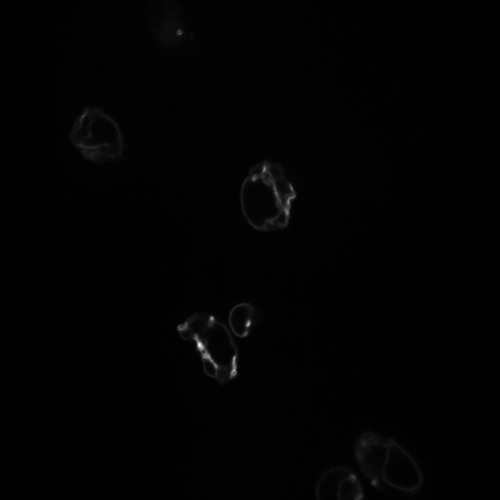
%> input picture input_image/green_channel/Day10_10_5.tif, 1000 x 1000 px (shown at 1/2 size); its folder holds only this picture in this run
$ octave example.m   (GNU Octave 9; MATLAB toolbox functions it lacks are replaced by stand-ins)
%> lines starting %> are read from the running program, lines starting %| are printed output that depends on the picture; in (x1, y1, x2, y2) boxes, pixels count from 0 and x2, y2 are one past the last pixel; in counts of white or black regions, pixels touching at a corner belong together; the program's own positions count from 1
### segment_nuclei.m
function [ image_seg] = segment_nuclei( image_g, image_r, varargin)

% *********************************************************************************
% Function:
%          Segment the nuclei using green channel image and red channel image
% Input:
%          image_g: the green channel image
%          image_r: the red channel image
%Optional input:
%          BinarizeThresh: [0,2] (default 0.8), the weight of threshold in binarization.
%                                    Set it higher if the image has high contrast, otherwise lower.
%          LHRatio: [0,1] (default 0.928), the ratio of the lowest to highest nuclear intensity.
%                         Set it higher if your image is over segmented, otherwise lower.
%          PreciseWeight: [0,1] (default 0.4), the weight of binary image in "precise
%                                   segmentation" step. If the rough boundary (output of
%                                   watershed) do not need too much modification, set it higher,
%                                   otherwise lower.
% Output:
%          image_fused: the segmented nuclei in the background of fused image
% ************************************************************************************

    w_b = 0.8;
    r = 0.928;
    w_p = 0.4;

    arg_cnt = size(varargin, 2);
    for i = 1:arg_cnt
        if strcmpi('BinarizeThresh', varargin{i})
            i = i + 1;
            w_b = varargin{i};
        elseif strcmpi('LHRatio', varargin{i})
            i = i + 1;
            r = varargin{i};
        elseif strcmpi('PreciseWeight', varargin{i})
            i = i + 1;
            w_p = varargin{i};
        end
    end

    [image_f16, image_f8] = fuse_2channel(image_g, image_r, w_b);
    image_bw = init_binarize(image_f16, w_b);
    image_seed = find_seed(image_bw, r);
    image_bw_seg = watershed_seg(image_bw, image_seed);
    [boundx, boundy ] = precise_seg(image_f16, image_bw_seg, w_p);
    image_seg = image_f8;
    for i = 1:length(boundx)
        image_seg(boundx(i),boundy(i),1) = 255;
        image_seg(boundx(i),boundy(i),2) = 255;
        image_seg(boundx(i),boundy(i),3) = 255;
    end
end

### fuse_2channel.m
function [image_f16, image_f8] = fuse_2channel(image_g, image_r, w_b)

% ***************************************************************************
% Function:
%          fuse two channel images ("Two-channel image fusion")
% Input:
%          image_g: the green channel image
%          image_r: the red channel image
%          w_b: [0,2]; the weight of threshold in binarization. Set it higher
%                   if the image has high contrast, otherwise lower.
% Output:
%          image_f16: the 16 bit fused image
%          image_f8: the 8 bit fused image (used to show to users)
% ***************************************************************************

    % binarize the green channel image
    imgG = medfilt2(image_g, [3,3]);
    imgR = medfilt2(image_r, [3,3]);
    thr = 3000;
    imageThr = imgG;
    imageThr(imgG > thr) =thr;
    thresh = graythresh(imageThr);
    imgBw = im2bw(imgG, thresh * w_b);

    imgBw = imfill(imgBw, 'holes');
    imgNewBw = ~imgBw;
    L = bwlabeln(imgNewBw);
    S = regionprops(L, 'Area');
    imgNewBw = ismember(L, find([S.Area] <= 5000));
    imgBw = imgBw | imgNewBw;
    imgBw = imfill(imgBw, 'holes');
    areaThr = 400;
    imgBw = bwareaopen(imgBw, areaThr);


    % if global threshold doesn't work, use local threshold
    if length(find(imgBw == 1)) > length(imgBw(:)) * 0.3
        imgBw = localthresh(imgG,ones(701),3,1.5,'local');
        imgBw = imfill(imgBw, 'holes');
        imgBw = bwareaopen(imgBw, areaThr);
    end

    % fuse the green channel image and red channel image
    maxG = max(imgG(:));
    maxR = max(imgR(:));
    paraG = 16000 * 0.6 / double(maxG);
    paraR = 16000 * 0.4 / double(maxR);
    imageRtemp = image_r;
    imageRtemp(imgBw == 0) = mean(image_r(:)) * 0.9;
    image_f16 = image_g * paraG + imageRtemp * paraR;

    % construct the 8 bit fused image
    image_f8 = uint8(zeros(1000,1000,3));
    image_f8(:,:,1) = ceil(double(imageRtemp) * paraR  * double(255) / double(8000));
    image_f8(:,:,2) = ceil(double(image_g) * paraG * double(255) / double(8000));
end

### init_binarize.m
function [ image_bw] = init_binarize( image, w_b)

% ***************************************************************************
% Function:
%          Binarize the image ("Thresholding segmentation")
% Input:
%          image: the target image that we use to segment nucleus;
%          w_b: [0,2]; the weight of threshold in binarization. Set it higher
%                   if the image has high contrast, otherwise lower.
% Output:
%          image_bw: logical; initial binarized image
% ***************************************************************************

    graythr = 8000;
    areaThr = 400; % the minimum size (area) of nuclei
    imageThr = image;
    imageThr(image > graythr) = graythr;
    thresh = graythresh(imageThr);
    image_bw = im2bw(image, thresh * w_b);
    image_bw = imfill(image_bw, 'holes');
    imgNewBw = ~image_bw;
    L = bwlabeln(imgNewBw);
    S = regionprops(L, 'Area');
    imgNewBw = ismember(L, find([S.Area] <= 5000));
    image_bw = image_bw | imgNewBw;
    image_bw = bwareaopen(image_bw, areaThr);
    image_bw = medfilt2(image_bw);
    se=strel('disk',5);
    image_bw=imopen(image_bw,se);
end

### find_seed.m
function [image_seed ] = find_seed(image_bw, r)

% ***************************************************************************
% Function:
%          Seed detection based on distance matrix and seed combinition
% Input:
%          image_bw: logical; initial binary image
%          r: [0,1]; the ratio of the lowest to highest foreground intensity.
%             Set it higher if your image is over segmented, otherwise lower.
% Output:
%          image_seed: logical;  seed points are true in the matrix and others are false;
% ***************************************************************************

    % compute the distance matrix
    edg = 3;  % edge length
    ahsize1 = 3;
    ahsize2 = 5;
    ghsize1 = 5;
    ghsigma = 5;
    [height, width] = size(image_bw);
    imgDistPf = logical(false(height+2*edg,width+2*edg));
    xn = edg+1:height+edg;
    yn = edg+1:width+edg;
    imgDistPf(xn,yn) = image_bw;
    imgdist = bwdist(~imgDistPf);
    imgdist = double(imgdist(xn,yn));

    ah = fspecial('average', ahsize1);
    imgdist = conv2(imgdist, ah, 'same');
    ah = fspecial('average', ahsize2);
    imgdist = conv2(imgdist, ah, 'same');
    gh = fspecial('gaussian', ghsize1, ghsigma);
    imgdist = conv2(imgdist, gh, 'same');

    % find the seeds
    [height, width] = size(imgdist);
    image_seed = imregionalmax(imgdist, 8);
    [a, b] = find(image_seed == 1);
    image_seed = logical(false(height, width));
    seedLoc = (b-1)*width + a;
    image_seed(seedLoc) = 1;
    [a, b] = find(image_seed == 1);

    % conbine some seeds
    c = [a,b];
    if length(c) > height
       image_seed(image_seed == 1) = 0;
       [a, b] = find(image_seed == 1);
       c = [a,b];
    end

    seedFlag = ones(size(a));
    if length(c(:)) > 2
        pd=pdist(c,'euclidean');
        lkg=linkage(pd,'single');
        shrn = find(lkg(:,3) <= 60);
        for i = 1:length(shrn)
            if lkg(shrn(i),1) > length(a) || lkg(shrn(i),2) > length(a)
                continue;
            end
            seed1 = floor([a(lkg(shrn(i),1)), b(lkg(shrn(i),1))]);
            seed2 = floor([a(lkg(shrn(i),2)), b(lkg(shrn(i),2))]);
            ox = floor([a(lkg(shrn(i),1)), a(lkg(shrn(i),2))]);
            oy = floor([b(lkg(shrn(i),1)), b(lkg(shrn(i),2))]);
            minSeedH = min(imgdist(seed1(1),seed1(2)), imgdist(seed2(1),seed2(2)));
            p = polyfit(ox,oy,1);
            lineX = min(seed1(1),seed2(1)) : max(seed1(1),seed2(1));
            lineY = polyval(p, lineX);
            lineX = round(lineX);
            lineY = round(lineY);
            if isnan(lineY)
                continue;
            end
            minLineH = min(min(imgdist((lineY-1)*width+lineX)));
            newx = floor(mean(ox));
            newy = floor(mean(oy));
            a(length(a)+1) = newx;
            b(length(b)+1) = newy;
            seedFlag(length(b)) = 0;

            if minLineH >= minSeedH * r && seedFlag(lkg(shrn(i),1)) == 1 && seedFlag(lkg(shrn(i),2)) == 1
                image_seed(ox,oy) = 0;
                image_seed(newx,newy) = 1;
                seedFlag(length(b)) = 1;
            end
        end
    end
end

### watershed_seg.m
function [ image_bw_seg ] = watershed_seg(image_bw, image_seed )

% ***************************************************************************
% Function:
%          use seed based watershed to segment binary image
% Input:
%          image_bw: initial binary image
%          image_seed: logical;  seed points are true in the
%                               matrix and others are false;
% Output:
%          image_bw_seg: logical; the segmented binary image (cluster splitted)
%
% ***************************************************************************

    D = -bwdist(~image_bw);
    D2 = imimposemin(D, image_seed);
    Ld2 = watershed(D2);
    image_bw_seg = image_bw;
    image_bw_seg(Ld2 == 0) = 0;
    image_bw_seg = bwareaopen(image_bw_seg, 400, 4);

end

### precise_seg.m
function [boundx, boundy ] = precise_seg (image_gray, image_bw, w_p)

% ***************************************************************************
% Function:
%          use k-means to cluster the foreground and bachground pixels
% Input:
%          image_gray: the fused image
%          image_bw: the segmented binary image
%          w_p: [0,1], the weight of binary image
% Output:
%          boundx: 1xN double, the x position of pixels on nuclear boundary
%          boundy: 1xN double, the y position of pixels on nuclear boundary
%
% ***************************************************************************

    thr = 5000;
    [bound_bg, img_conn_bg] = bwboundaries(image_bw, 4);
    [seg_img_gray, pnt_pixel_gray] = seg_image( image_gray, bound_bg, img_conn_bg, 3);
    [seg_img_bg, ~] = seg_image( image_bw, bound_bg, img_conn_bg, 3);
    boundx = [];
    boundy = [];
    bg_level = mean(image_gray(image_bw == 0)) * 2.5;

    % for each connected region, perform the k-means cluster
    for i = 1 : length(bound_bg)
        img_gray = seg_img_gray(i);
        img_gray = double(img_gray{:});
        img_gray = medfilt2(img_gray, [3,3]);
        img_bg = seg_img_bg(i);
        img_bg = double(img_bg{:});
        img_bg = medfilt2(img_bg, [3,3]);

        img_gray2 = img_gray;
        img_gray2(img_gray > thr) = thr;
        l = kmeans_cluster( img_gray2, img_bg, bg_level, w_p);
        if isempty(l)
            continue;
        end

        [cell_bound,logic] = bwboundaries(l);
        if length(find(logic==1)) < 400
            continue;
        end
        cell_bound = cell_bound(1);
        cell_bound = cell_bound{:};

        pnt = pnt_pixel_gray(i);
        pnt = pnt{:};
        xmin = min(pnt(:,1));
        ymin = min(pnt(:,2));

        a0 = (cell_bound(:,1) + xmin - 4)';
        b0 = (cell_bound(:,2) + ymin - 4)';

        boundx = [boundx,a0];
        boundy = [boundy,b0];
        clear img_gray;
    end;
end

### seg_image.m
function [ segimg, pntpx ] = seg_image( image, boundaries, logical, edge )

%**************************************************************************
% Function:
%        crop the image into some small images, each image contains only one nucleus
% Input:
%        image: an image that contains N connected region (nuclei)
%        boundaries: N x 1 cell array, each cell contains the x and y axis of boundary pixels
%        logical: logical image (output of function "bwboundaries")
%        edge: the width of egde
% Output:
%        segimg: 1 x N  cell array, each cell contains an image of an object (nucleus)
%        pntpixel: 1 x N  cell array, each cell contains the x and y axis of four corner
%                       pixels(the order is upper left, uppr right, lower left, lower right) in
%                       original image
%
%**************************************************************************

N = length(boundaries);
if N == 0
    segimg = NaN;
    pntpx = NaN;
    return;
end

pntpx = cell(1,N);
segimg = cell(1,N);
for i = 1:N
    bound = boundaries(i);
    bound = bound{:};
    maxx = max(bound(:,1));
    minx = min(bound(:,1));
    maxy = max(bound(:,2));
    miny = min(bound(:,2));

    d(1,1) = minx; d(1,2) = miny;
    d(2,1) = maxx; d(2,2) = miny;
    d(3,1) = minx; d(3,2) = maxy;
    d(4,1) = maxx; d(4,2) = maxy;
    pntpx(i) = {d};

    imgCopy = zeros(size(image));
    imgCopy(logical == i) = image(logical == i);
    imgTemp = imgCopy(minx:maxx, miny:maxy);
    img = zeros(maxx - minx + 2 * edge + 1, maxy - miny +2 * edge + 1);
    img(edge + 1 : maxx - minx + edge + 1, edge + 1: maxy - miny + edge + 1) = imgTemp;
    segimg(i) = {img};
end

### kmeans_cluster.m
 function [img_lgc] = kmeans_cluster(img_gray, img_bg, bg_level, w_p)

 %*************************************************************************
 % Function:
 %        use k-means to cluster the pixels into two groups, foreground and
 %        background groups
 % Input:
 %        img_gray: an image of one nucleus
 %        img_bg: a binary image of one nucleus
 %        bg_level: the intensity of pure intensity background
 %        w_p: [0,1]; the weight of binary image
 % Output:
 %        img_lgc: binary image of one nucleus with modified contour
 %
 %*************************************************************************

    [ny,nx] = size(img_gray);
    img_gray(img_gray == 0) = bg_level;

    d(:,1) = reshape( img_gray(:), ny*nx, 1);
    d(:,2) = reshape(img_bg(:), ny*nx, 1);
    d(:,1) = d(:,1) / max(d(:,1));
    d(:,2) = d(:,2) * w_p;
    k = 2; % number of clusters
    [img_lgc, ~] = kmeans( d, k );
    img_lgc = reshape( img_lgc, ny, nx );

    label = img_lgc(1,1);
    if label == 2
        imgFillHoles = ~imfill(~(logical(img_lgc - 1)), 'holes');
    else
        imgFillHoles = imfill(logical(img_lgc - 1), 'holes');
    end
    img_lgc = double(imgFillHoles + 1);
    clear d;

    d(:,1) = reshape( img_gray(:), ny*nx, 1);
    d(:,2) = reshape( img_lgc(:), ny*nx, 1);
    d(:,1) = d(:,1)/max(d(:,1));
    d(:,2) = d(:,2) * w_p;
    [img_lgc, ~] = kmeans( d, k );
    img_lgc = reshape( img_lgc, ny, nx );
    img_lgc = logical(img_lgc - 1);

    if img_lgc(1,1) == 1
        img_lgc = ~img_lgc;
    end

    img_lgc = bwareaopen(img_lgc, 10, 4);
    [c,d] = find(img_lgc == 1);
    if length(c) < 50
        img_lgc = [];
        return;
    end
    [x,~] = boundary(c,d,0.5);

    cs=cscvn([c(x)';d(x)']);
    kk=fnplt(cs);
    row=round(kk(1,:));
    col=round(kk(2,:));
    img_lgc =roipoly(img_lgc,col,row);
end

### example.m
%******************************************************************
%
% An example to show how to use this nuclear segmentation program
%
%******************************************************************

green_addr = 'input_image\green_channel\';
red_addr = 'input_image\red_channel\';
output_addr = 'output_image\';
addpath(genpath('..'));

out_addr = 'output_image\';
if ~exist(out_addr, 'dir')
  mkdir(out_addr);
end

Files = dir([green_addr,'*.tif']);
for i = 1:length(Files)
    file_name = Files(i).name;
    image_g = imread([green_addr, file_name]);
%> image_g is the input picture: size 1000x1000 uint16; min 404, max 12372, mean 527.3
    image_r  = imread([red_addr, file_name]);
    disp(['Processing ', file_name, '........']);
    image_seg = segment_nuclei(image_g, image_r);
%> after the loop in segment_nuclei, `for i = 1:arg_cnt`: r = 0.928; w_b = 0.8; w_p = 0.4
%> in fuse_2channel, `imageThr(imgG > thr) =thr;`:
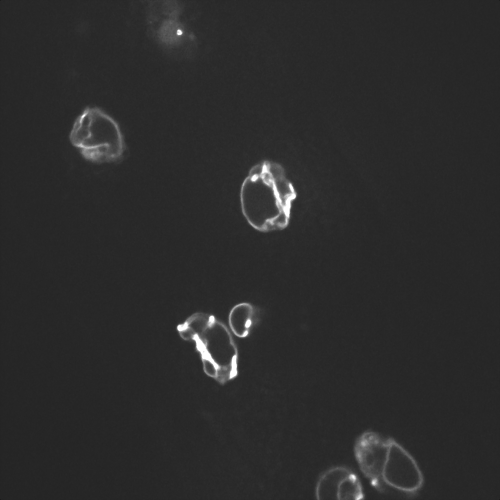
%> imageThr: size 1000x1000 uint16 (shown at 1/2 size); min 0, max 3000, mean 520.8; drawn with min black and max white
%> in fuse_2channel, `thresh = graythresh(imageThr);`: thresh = 0.0157
%> in fuse_2channel, `L = bwlabeln(imgNewBw);`:
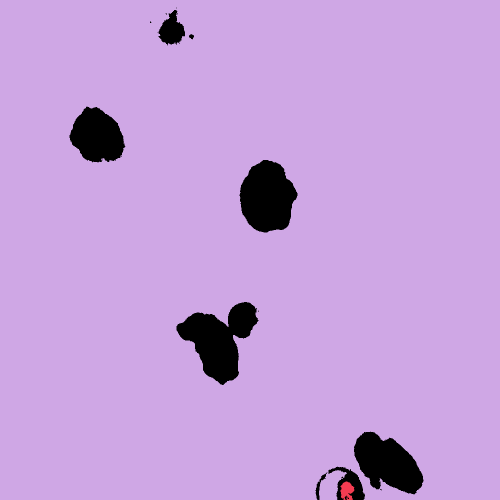
%> L: size 1000x1000 double (shown at 1/2 size); 3 distinct labels, from 0 to 2; one colour per label, 0 black
%> in fuse_2channel, `S = regionprops(L, 'Area');`: S = 2 regions; Area: 948552, 726
%> in fuse_2channel, `imgBw = bwareaopen(imgBw, areaThr);`:
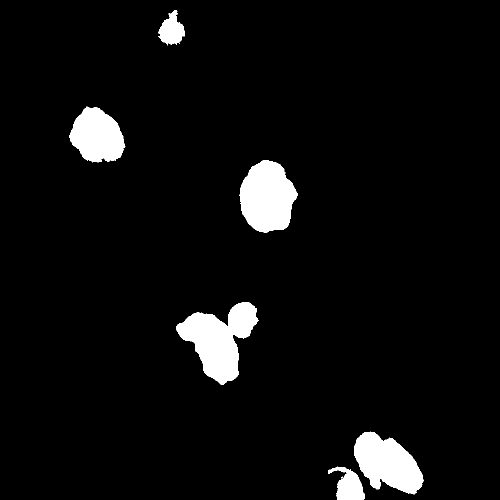
%> imgBw: size 1000x1000 logical (shown at 1/2 size); 5.1% white; 6 white regions, box (x1, y1, x2, y2) and area: (353, 604, 517, 770) 13930, (479, 320, 595, 465) 12294, (708, 863, 847, 989) 10996, (139, 213, 251, 325) 8789, (656, 933, 730, 1000) 2762, (317, 20, 370, 91) 2248
%> in fuse_2channel, `maxG = max(imgG(:));`: maxG = 11864
%> in fuse_2channel, `paraG = 16000 * 0.6 / double(maxG);`: paraG = 0.809
%> in fuse_2channel, `paraR = 16000 * 0.4 / double(maxR);`: paraR = 0.539
%> in init_binarize, `thresh = graythresh(imageThr);`: thresh = 0.0353
%> in init_binarize, `imgNewBw = ~image_bw;`:
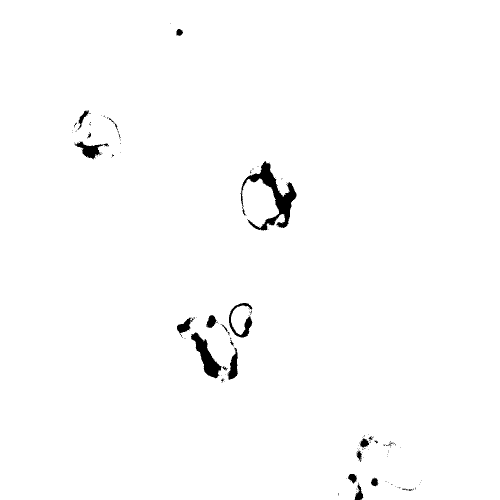
%> imgNewBw: size 1000x1000 logical (shown at 1/2 size); 98.8% white; 164 black regions (139 under 20 px), largest, box (x1, y1, x2, y2) and area: (481, 322, 593, 462) 4235, (382, 665, 443, 757) 2079, (458, 606, 505, 675) 942
%> in init_binarize, `S = regionprops(L, 'Area');`: S = 1 region; Area: 988227
%> in find_seed, `[a, b] = find(image_seed == 1);`: a = [291; 304; 657; 675; 693; 737; 747; 731; 667; 648; 356; 455; 355; 443; 409; 450]; b = [163; 181; 365; 392; 404; 424; 467; 468; 492; 497; 510; 529; 535; 543; 568; 568]
%> in find_seed, `seedLoc = (b-1)*width + a;`: seedLoc = [162291; 180304; 364657; 391675; 403693; 423737; 466747; 467731; 491667; 496648; 509356; 528455; 534355; 542443; 567409; 567450]
%> in find_seed, `c = [a,b];`: c = 16 rows, first 12: [291 163; 304 181; 657 365; 675 392; 693 404; 737 424; 747 467; 731 468; 667 492; 648 497; 356 510; 455 529]
%> in find_seed, `pd=pdist(c,'euclidean');`: pd = 120 values, max 548 at index 6, min 16.03 at index 76, mean 252.9
%> in find_seed, `lkg=linkage(pd,'single');`: lkg = 15 rows, first 12: [7 8 16.03; 12 14 18.44; 9 10 19.65; 4 5 21.63; 1 2 22.2; 11 13 25.02; 16 18 25.96; 3 20 32.45; 15 23 41; 6 17 44.15; 24 26 48.33; 22 25 63.29]
%> in find_seed, `shrn = find(lkg(:,3) <= 60);`: shrn = [1; 2; 3; 4; 5; 6; 7; 8; 9; 10; 11]
%> the loop in find_seed, `for i = 1:length(shrn)` made 11 passes
%> (seed1, seed2, ox, oy, minSeedH, p, minLineH, newx) on passes 1, 3, 4, 8, 9: ([747 467], [731 468], [747 731], [467 468], 5.33, [-0.0625 513.7], 5.22, 739), ([667 492], [648 497], [667 648], [492 497], 3.75, [-0.263 667.5], 2.32, 657), ([675 392], [693 404], [675 693], [392 404], 5.57, [0.667 -58], 4.99, 684), ([657 365], [684 398], [657 684], [365 398], 5.89, [1.22 -438], 0.000164, 670), ([409 568], [449 552], [409 449], [568 552], 0.139, [-0.4 731.6], 0, 429)
%> after the loop in find_seed, `for i = 1:length(shrn)`: a = 27 values, max 747 at index 7, min 291 at index 1, mean 547.7; b = 27 values, max 568 at index 15, min 163 at index 1, mean 446.1; seedFlag = 27 values, max 1 at index 1, min 0 at index 18, mean 0.667
%> in watershed_seg, `Ld2 = watershed(D2);`:
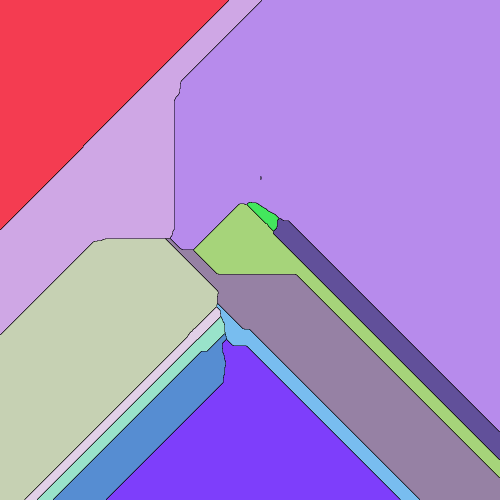
%> Ld2: size 1000x1000 uint8 (shown at 1/2 size); 15 distinct labels, from 0 to 14; one colour per label, 0 black
%> in precise_seg, `[bound_bg, img_conn_bg] = bwboundaries(image_bw, 4);`: bound_bg = 6 boundaries; box (x1, y1, x2, y2) and points: (499, 326, 593, 439) 358, (400, 701, 442, 755) 133, (457, 709, 475, 758) 108, (165, 291, 198, 316) 91, (354, 639, 381, 665) 76, (391, 675, 416, 705) 76
%> in seg_image, `N = length(boundaries);`: N = 6
%> in seg_image, `pntpx = cell(1,N);`: pntpx = {[], [], [], [], [], []}
%> the loop in seg_image, `for i = 1:N` made 6 passes
%> (maxx, minx, maxy, miny) on passes 1 to 6: (316, 292, 198, 166), (665, 640, 381, 355), (705, 676, 416, 392), (755, 702, 442, 401), (758, 710, 475, 458), (439, 327, 593, 500)
%> after the loop in seg_image, `for i = 1:N`:
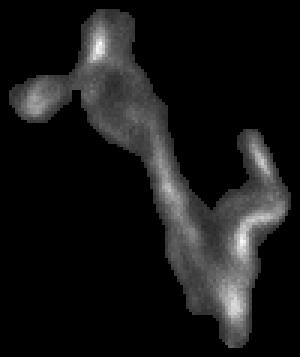
%> img: size 119x100 double (shown 3 times larger); min 0, max 9820, mean 895.5; drawn with min black and max white
%> after the loop in seg_image, `for i = 1:N`: d = [327 500; 439 500; 327 593; 439 593]; pntpx = 6 items
%> call 2 of seg_image, with edge = 3
%> in seg_image (call 2), `pntpx = cell(1,N);`: pntpx = {[], [], [], [], [], []}
%> the loop in seg_image (call 2), `for i = 1:N` made 6 passes
%> after the loop in seg_image (call 2), `for i = 1:N`:
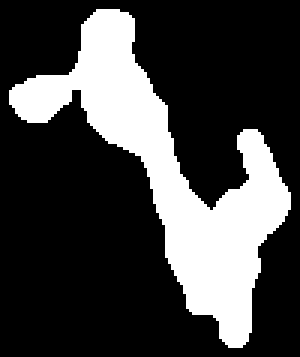
%> img: size 119x100 double (shown 3 times larger); values 0 (black) and 1 (white), 26% white; 1 white region, box (x1, y1, x2, y2) and area: (3, 3, 97, 116) 3093
%> after the loop in seg_image (call 2), `for i = 1:N`: pntpx = 6 items
%> in precise_seg, `bg_level = mean(image_gray(image_bw == 0)) * 2.5;`: bg_level = 1708.5
%> the loop in precise_seg, `for i = 1 : length(bound_bg)` made 1 pass
%> (ny in kmeans_cluster, nx in kmeans_cluster, k in kmeans_cluster) on pass 1: (31, 39, 2)
%> the run ends on the next line
